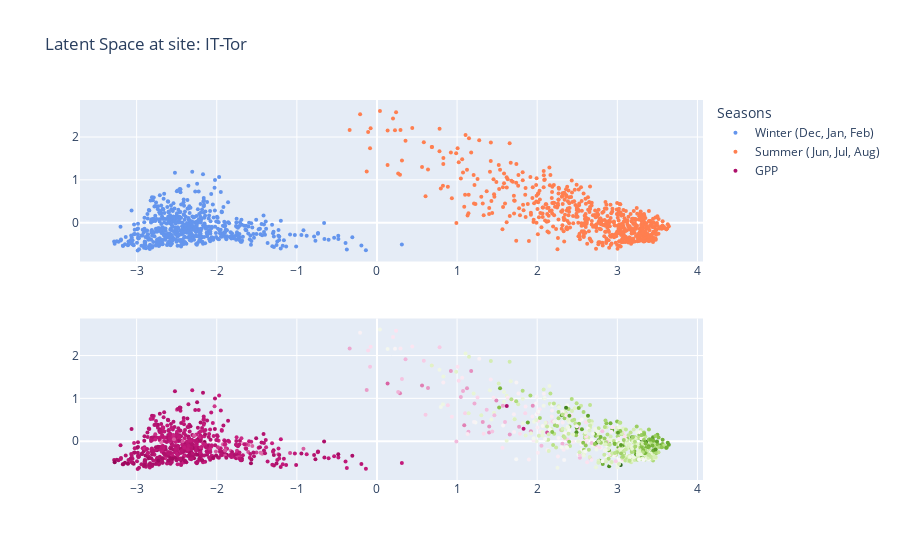

Notebook source saved alongside this figure:
### Code cell
from plotly import graph_objects as go
from plotly.subplots import make_subplots

fig = make_subplots(rows=2, cols=1)

fig.add_trace(go.Scatter(x=mean[winter_idx,0], y=mean[winter_idx,1],
                    mode='markers',
                    name='Winter (Dec, Jan, Feb)', 
                    marker=dict(size=4, color=np.asarray(colors)[winter_idx]
                               )), row=1, col=1)
fig.add_trace(go.Scatter(x=mean[summer_idx,0], y=mean[summer_idx,1],
                    mode='markers',
                    name='Summer (Jun, Jul, Aug) ', 
                    marker=dict(size=4, color=np.asarray(colors)[summer_idx]
                               )), row=1, col=1)

fig.add_trace(go.Scatter(x=mean[winter_idx+summer_idx,0], y=mean[winter_idx+summer_idx,1],
                    mode='markers',
                    name='GPP',
                    marker=dict(size=4, color=y_train[36][winter_idx+summer_idx].reshape(-1)
                                
                               )), row=2, col=1)


fig.update_layout(
    title="Latent Space at site: IT-Tor",
    legend_title="Seasons",
)

### Figure 1 — Plotly figure (JSON) as saved in the notebook; plotly's stock layout.template omitted (floating-point values rounded to 4 significant figures; data arrays with more than 128 entries replaced by an {"elided": "..."} marker saying what was removed)
{"data": [{"marker": {"color": {"elided": "632 str values"}, "size": 4}, "mode": "markers", "name": "Winter (Dec, Jan, Feb)", "type": "scatter", "x": {"elided": "632 float values"}, "xaxis": "x", "y": {"elided": "632 float values"}, "yaxis": "y"}, {"marker": {"color": {"elided": "644 str values"}, "size": 4}, "mode": "markers", "name": "Summer (Jun, Jul, Aug) ", "type": "scatter", "x": {"elided": "644 float values"}, "xaxis": "x", "y": {"elided": "644 float values"}, "yaxis": "y"}, {"marker": {"color": {"elided": "1276 float values"}, "size": 4}, "mode": "markers", "name": "GPP", "type": "scatter", "x": {"elided": "1276 float values"}, "xaxis": "x2", "y": {"elided": "1276 float values"}, "yaxis": "y2"}], "layout": {"legend": {"title": {"text": "Seasons"}}, "title": {"text": "Latent Space at site: IT-Tor"}, "xaxis": {"anchor": "y", "domain": [0, 1]}, "xaxis2": {"anchor": "y2", "domain": [0, 1]}, "yaxis": {"anchor": "x", "domain": [0.575, 1]}, "yaxis2": {"anchor": "x2", "domain": [0, 0.425]}}}
